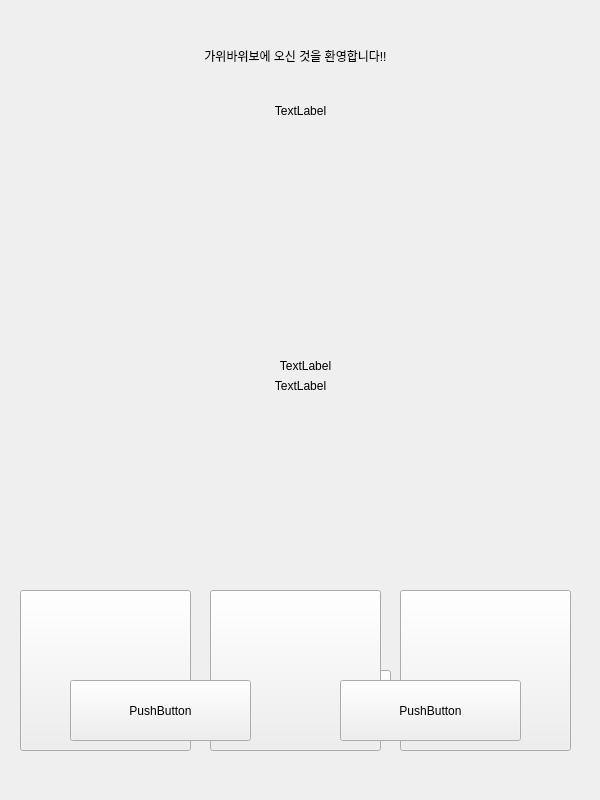
<?xml version="1.0" encoding="UTF-8"?>
<ui version="4.0">
 <class>Rock_Scissors_Paper</class>
 <widget class="QWidget" name="Rock_Scissors_Paper">
  <property name="geometry">
   <rect>
    <x>0</x>
    <y>0</y>
    <width>600</width>
    <height>800</height>
   </rect>
  </property>
  <property name="windowTitle">
   <string>Form</string>
  </property>
  <widget class="QLabel" name="label">
   <property name="geometry">
    <rect>
     <x>50</x>
     <y>30</y>
     <width>491</width>
     <height>51</height>
    </rect>
   </property>
   <property name="text">
    <string>가위바위보에 오신 것을 환영합니다!!</string>
   </property>
   <property name="scaledContents">
    <bool>true</bool>
   </property>
   <property name="alignment">
    <set>Qt::AlignCenter</set>
   </property>
  </widget>
  <widget class="QLabel" name="label_2">
   <property name="geometry">
    <rect>
     <x>90</x>
     <y>80</y>
     <width>421</width>
     <height>61</height>
    </rect>
   </property>
   <property name="text">
    <string>TextLabel</string>
   </property>
   <property name="alignment">
    <set>Qt::AlignCenter</set>
   </property>
  </widget>
  <widget class="QLabel" name="label_3">
   <property name="geometry">
    <rect>
     <x>20</x>
     <y>170</y>
     <width>561</width>
     <height>431</height>
    </rect>
   </property>
   <property name="styleSheet">
    <string notr="true"/>
   </property>
   <property name="text">
    <string>TextLabel</string>
   </property>
   <property name="alignment">
    <set>Qt::AlignCenter</set>
   </property>
  </widget>
  <widget class="QPushButton" name="ProgressButton">
   <property name="geometry">
    <rect>
     <x>210</x>
     <y>670</y>
     <width>181</width>
     <height>61</height>
    </rect>
   </property>
   <property name="text">
    <string>시작하기</string>
   </property>
  </widget>
  <widget class="QLabel" name="Opponent">
   <property name="geometry">
    <rect>
     <x>170</x>
     <y>80</y>
     <width>241</width>
     <height>221</height>
    </rect>
   </property>
   <property name="text">
    <string/>
   </property>
   <property name="alignment">
    <set>Qt::AlignCenter</set>
   </property>
  </widget>
  <widget class="QPushButton" name="Rock">
   <property name="geometry">
    <rect>
     <x>20</x>
     <y>590</y>
     <width>171</width>
     <height>161</height>
    </rect>
   </property>
   <property name="text">
    <string/>
   </property>
  </widget>
  <widget class="QPushButton" name="Scissors">
   <property name="geometry">
    <rect>
     <x>210</x>
     <y>590</y>
     <width>171</width>
     <height>161</height>
    </rect>
   </property>
   <property name="text">
    <string/>
   </property>
  </widget>
  <widget class="QPushButton" name="Paper">
   <property name="geometry">
    <rect>
     <x>400</x>
     <y>590</y>
     <width>171</width>
     <height>161</height>
    </rect>
   </property>
   <property name="text">
    <string/>
   </property>
  </widget>
  <widget class="QLabel" name="Choose">
   <property name="geometry">
    <rect>
     <x>90</x>
     <y>280</y>
     <width>431</width>
     <height>171</height>
    </rect>
   </property>
   <property name="text">
    <string>TextLabel</string>
   </property>
   <property name="alignment">
    <set>Qt::AlignCenter</set>
   </property>
  </widget>
  <widget class="QLabel" name="Player">
   <property name="geometry">
    <rect>
     <x>170</x>
     <y>430</y>
     <width>241</width>
     <height>221</height>
    </rect>
   </property>
   <property name="text">
    <string/>
   </property>
   <property name="alignment">
    <set>Qt::AlignCenter</set>
   </property>
  </widget>
  <widget class="QPushButton" name="Retry_Button">
   <property name="geometry">
    <rect>
     <x>70</x>
     <y>680</y>
     <width>181</width>
     <height>61</height>
    </rect>
   </property>
   <property name="text">
    <string>PushButton</string>
   </property>
  </widget>
  <widget class="QPushButton" name="Get_out_Button">
   <property name="geometry">
    <rect>
     <x>340</x>
     <y>680</y>
     <width>181</width>
     <height>61</height>
    </rect>
   </property>
   <property name="text">
    <string>PushButton</string>
   </property>
  </widget>
 </widget>
 <resources/>
 <connections/>
</ui>
